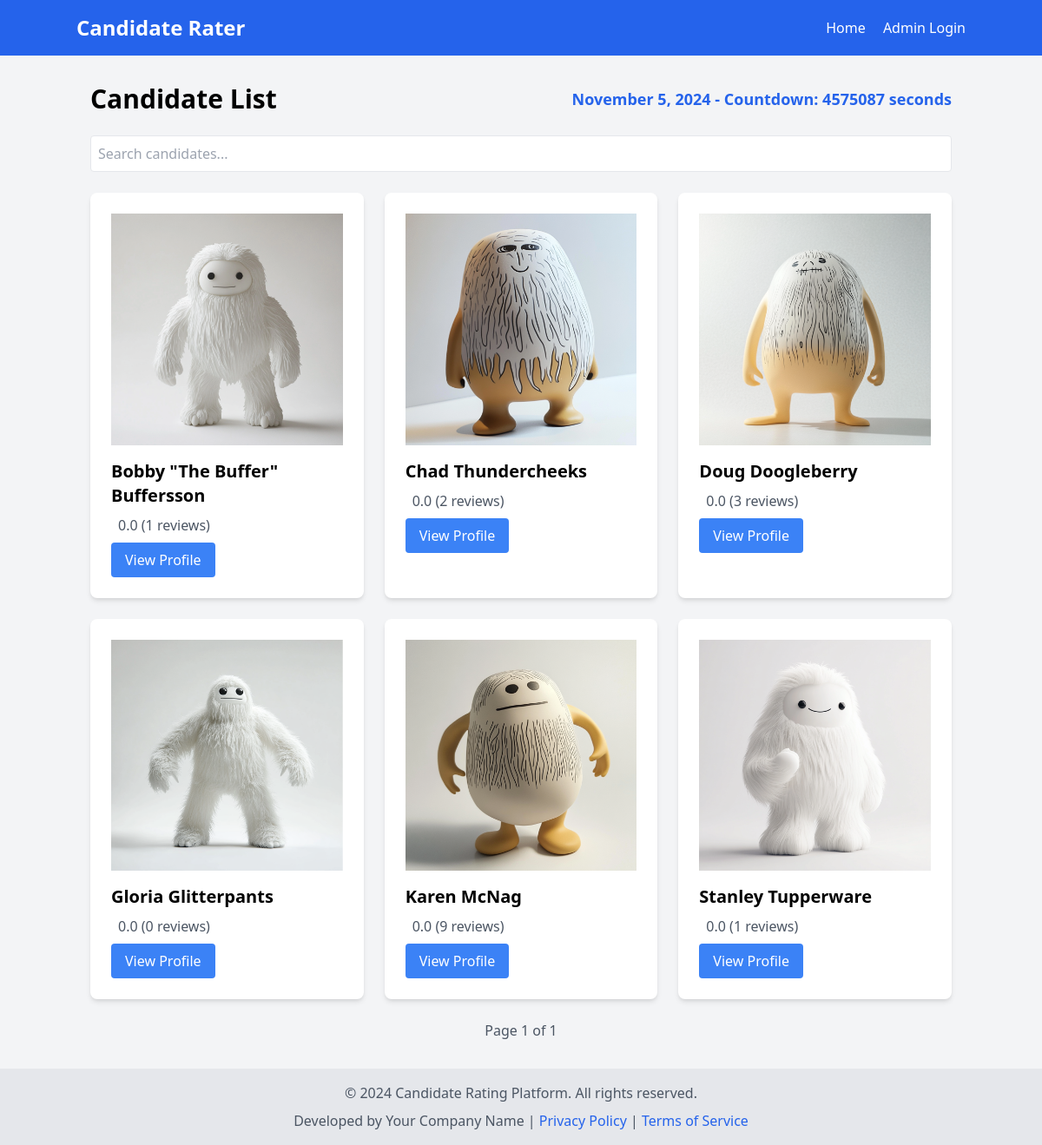
The page / on the database its author committed.
### models.py (models this page shows)
class Candidate(db.Model):
    id = db.Column(db.Integer, primary_key=True)
    name = db.Column(db.String(100), nullable=False)
    bio = db.Column(db.Text, nullable=False)
    contact = db.Column(db.String(100), nullable=False)
    photo = db.Column(db.String(100), nullable=False)
    phone = db.Column(db.Text, nullable=True)
    website = db.Column(db.Text, nullable=True)
    social_media = db.Column(db.Text, nullable=True)
    reviews = db.relationship('Review', backref='candidate', lazy=True)
    @property
    def average_rating(self):
        active_reviews = [review for review in self.reviews if review.status == 'active']
        if len(active_reviews) == 0:
            return 0
        return sum(review.rating for review in active_reviews) / len(active_reviews)

class Review(db.Model):
    id = db.Column(db.Integer, primary_key=True)
    rating = db.Column(db.Integer, nullable=False)
    comment = db.Column(db.Text, nullable=True)
    created_at = db.Column(db.DateTime, default=datetime.utcnow)
    status = db.Column(db.String(20), default='active')  # 'active', 'paused', or 'deleted'
    candidate_id = db.Column(db.Integer, db.ForeignKey('candidate.id'), nullable=False)

### main.py (the view)
@app.route('/')
def index():
    page = request.args.get('page', 1, type=int)
    search = request.args.get('search', '')
    query = Candidate.query
    if search:
        query = query.filter(Candidate.name.ilike(f'%{search}%'))
    candidates = paginate(query.order_by(Candidate.name), page, per_page=6)
    return render_template('index.html', candidates=candidates, search=search)

### utils.py (called while the page is built)
def paginate(query, page, per_page=20, error_out=True):
    if error_out and page < 1:
        abort(404)
    items = query.limit(per_page).offset((page - 1) * per_page).all()
    if not items and page != 1 and error_out:
        abort(404)
    total = query.count()
    class Pagination:
        def __init__(self, items, page, per_page, total):
            self.items = items
            self.page = page
            self.per_page = per_page
            self.total = total
        @property
        def pages(self):
            return (self.total + self.per_page - 1) // self.per_page
        @property
        def has_prev(self):
            return self.page > 1
        @property
        def has_next(self):
            return self.page < self.pages
    return Pagination(items, page, per_page, total)

### templates/index.html (shortened to what this page needs)
{% extends "base.html" %}
{% block content %}
<div class="flex justify-between items-center mb-6">
    <h1 class="text-3xl font-bold">Candidate List</h1>
    <span id="countdown" class="text-lg font-semibold text-blue-600"></span>
</div>
<div class="mb-6">
    <input type="text" id="search" placeholder="Search candidates..." class="w-full p-2 border rounded" value="{{ search }}">
</div>
<div class="grid grid-cols-1 md:grid-cols-2 lg:grid-cols-3 gap-6" id="candidates-container">
    {% for candidate in candidates.items %}
    <div class="bg-white p-6 rounded-lg shadow-md">
        <div class="candidate-image-container mb-4">
            <img src="{{ url_for('static', filename='img/' + candidate.photo) }}" alt="{{ candidate.name }}" class="candidate-image">
        </div>
        <h2 class="text-xl font-semibold mb-2">{{ candidate.name }}</h2>
        <div class="flex items-center mb-2">
            <span class="text-gray-600">{{ "%.1f"|format(candidate.average_rating) }} ({{ candidate.reviews|length }} reviews)</span>
        </div>
        <a href="{{ url_for('candidate', id=candidate.id) }}" class="inline-block bg-blue-500 text-white px-4 py-2 rounded hover:bg-blue-600">View Profile</a>
    </div>
    {% endfor %}
</div>
<div class="mt-6 flex justify-between items-center">
    <span class="text-gray-600">Page {{ candidates.page }} of {{ candidates.pages }}</span>
</div>
{% endblock %}

### templates/base.html (shortened to what this page needs)
<!DOCTYPE html>
<html lang="en">
<head>
    <link href="https://cdn.jsdelivr.net/npm/tailwindcss@2.2.19/dist/tailwind.min.css" rel="stylesheet">
    <link rel="stylesheet" href="{{ url_for('static', filename='css/styles.css') }}">
</head>
<body class="bg-gray-100">
    <nav class="bg-blue-600 p-4">
        <div class="container mx-auto flex justify-between items-center">
            <a href="{{ url_for('index') }}" class="text-white text-2xl font-bold">Candidate Rater</a>
            <div>
                <a href="{{ url_for('index') }}" class="text-white mr-4 hover:underline">Home</a>
                {% if 'admin_id' in session %}
                    <a href="{{ url_for('admin_dashboard') }}" class="text-white mr-4 hover:underline">Admin Dashboard</a>
                    <a href="{{ url_for('admin_logout') }}" class="text-white hover:underline">Logout</a>
                {% else %}
                    <a href="{{ url_for('admin_login') }}" class="text-white hover:underline">Admin Login</a>
                {% endif %}
            </div>
        </div>
    </nav>
    <main class="container mx-auto mt-8 px-4">
        {% block content %}{% endblock %}
    </main>
    <footer class="bg-gray-200 p-4 mt-8">
        <div class="container mx-auto text-center text-gray-600">
            <p>&copy; 2024 Candidate Rating Platform. All rights reserved.</p>
            <p class="mt-2">Developed by Your Company Name | <a href="#" class="text-blue-600 hover:underline">Privacy Policy</a> | <a href="#" class="text-blue-600 hover:underline">Terms of Service</a></p>
        </div>
    </footer>
</body>
</html>

### static/css/styles.css (style rules this page uses)
.candidate-image-container { width: 100%; padding-bottom: 100%; position: relative; overflow: hidden; }
.candidate-image { position: absolute; top: 0; left: 0; width: 100%; height: 100%; object-fit: cover; }

### rows shown on the page
Candidate: photo (picture), name "Bobby \"The Buffer\" Buffersson", reviews|length "1"
Review: average_rating "0.0"
Candidate: photo (picture), name "Chad Thundercheeks", reviews|length "2"
Review: average_rating "0.0"
Candidate: photo (picture), name "Doug Doogleberry", reviews|length "3"
Review: average_rating "0.0"
Candidate: photo (picture), name "Gloria Glitterpants", average_rating "0.0", reviews|length "0"
Candidate: photo (picture), name "Karen McNag", reviews|length "9"
Review: average_rating "0.0"
Candidate: photo (picture), name "Stanley Tupperware", reviews|length "1"
Review: average_rating "0.0"

### other values the page prints
{{ candidates.page }} "1"
{{ candidates.pages }} "1"
